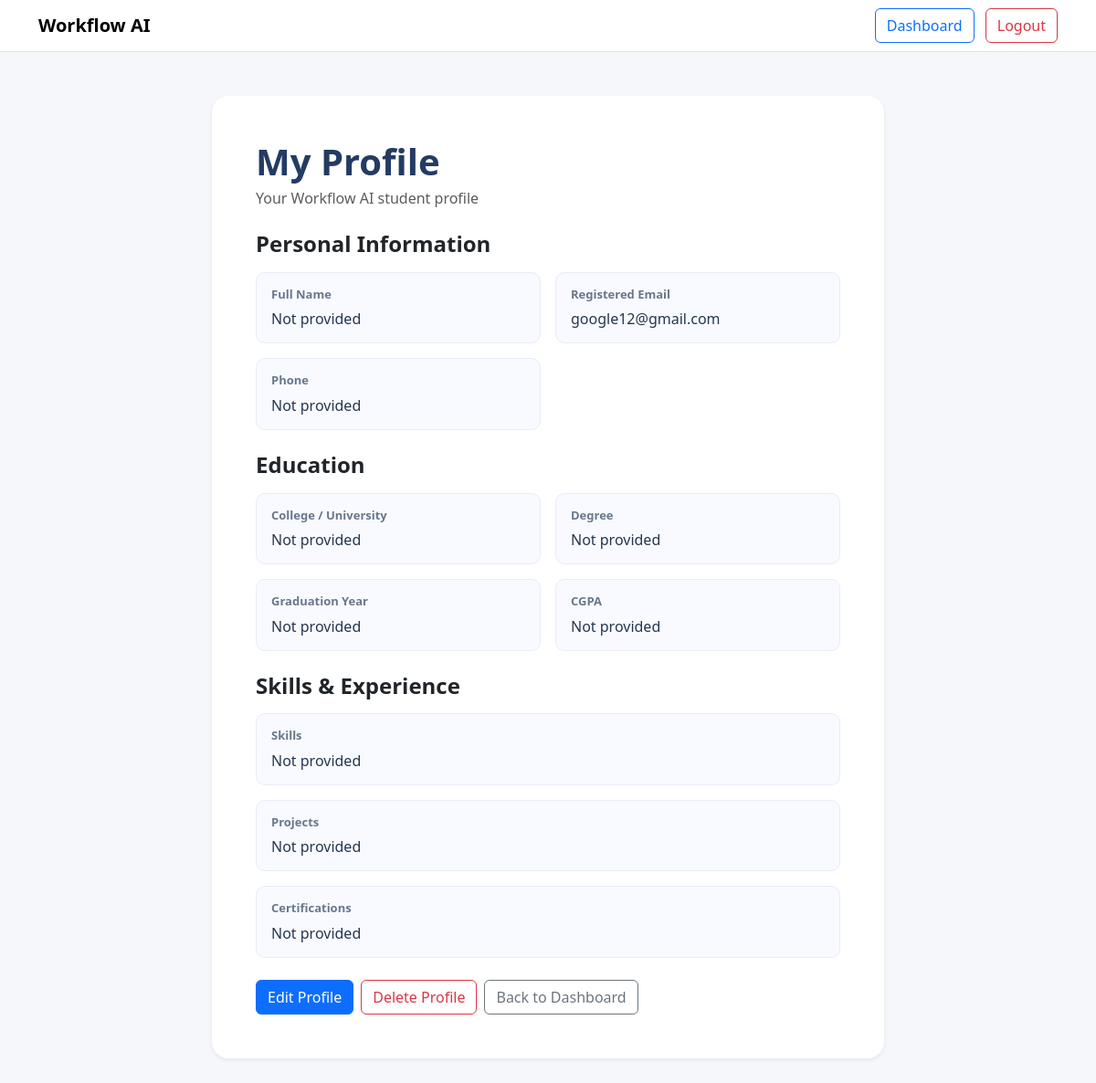
The app's page /accounts/student/profile/view/ (signed in) with its own data.
### accounts/models.py (models this page shows, shortened)
class StudentProfile(models.Model):
    user = models.OneToOneField(
        User,
        on_delete=models.CASCADE
    )
    full_name = models.CharField(max_length=100, blank=True)
    phone = models.CharField(max_length=15, blank=True)
    college = models.CharField(max_length=150, blank=True)
    degree = models.CharField(max_length=100, blank=True)
    graduation_year = models.PositiveIntegerField(
        null=True,
        blank=True
    )
    cgpa = models.DecimalField(
        max_digits=4,
        decimal_places=2,
        null=True,
        blank=True
    )
    skills = models.TextField(blank=True)
    projects = models.TextField(blank=True)
    certifications = models.TextField(blank=True)

### accounts/views.py (the view)
# urls.py: path('student/profile/view/', views.student_profile_view, name='student_profile_view'),
@login_required
def student_profile_view(request):
    profile, created = StudentProfile.objects.get_or_create(
        user=request.user
    )
    return render(
        request,
        'accounts/student_profile_view.html',
        {
            'profile': profile,
            'email': request.user.email,
        }
    )

### accounts/context_processors.py (called while the page is built)
def notification_count(request):
    unread_count = 0
    if request.user.is_authenticated:
        unread_count = request.user.notifications.filter(
            is_read=False
        ).count()
    return {
        'notifications_unread_count': unread_count
    }

### accounts/templates/accounts/student_profile_view.html (shortened to what this page needs)
<!DOCTYPE html>
<html lang="en">
<head>
    <link
        href="https://cdn.jsdelivr.net/npm/bootstrap@5.3.3/dist/css/bootstrap.min.css"
        rel="stylesheet"
    >
</head>
<body>
<nav class="navbar navbar-expand-lg bg-white border-bottom">
    <div class="container">
        <a class="navbar-brand fw-bold" href="/">
            Workflow AI
        </a>
        <div>
            <a
                href="/student/dashboard/"
                class="btn btn-outline-primary me-2"
            >
                Dashboard
            </a>
            <a
                href="/accounts/logout/"
                class="btn btn-outline-danger"
            >
                Logout
            </a>
        </div>
    </div>
</nav>
<div class="container py-5">
    <div class="row justify-content-center">
        <div class="col-lg-8">
            <div class="card profile-card shadow-sm">
                <div class="card-body p-4 p-md-5">
                    <h1 class="fw-bold profile-heading mb-1">
                        My Profile
                    </h1>
                    <p class="text-muted mb-4">
                        Your Workflow AI student profile
                    </p>
                    <h4 class="fw-bold mb-3">
                        Personal Information
                    </h4>
                    <div class="row g-3 mb-4">
                        <div class="col-md-6">
                            <div class="info-box">
                                <div class="info-label">Full Name</div>
                                <p class="info-value">
                                    {{ profile.full_name|default:"Not provided" }}
                                </p>
                            </div>
                        </div>
                        <div class="col-md-6">
                            <div class="info-box">
                                <div class="info-label">Registered Email</div>
                                <p class="info-value">
                                    {{ email|default:"Not provided" }}
                                </p>
                            </div>
                        </div>
                        <div class="col-md-6">
                            <div class="info-box">
                                <div class="info-label">Phone</div>
                                <p class="info-value">
                                    {{ profile.phone|default:"Not provided" }}
                                </p>
                            </div>
                        </div>
                    </div>
                    <h4 class="fw-bold mb-3">
                        Education
                    </h4>
                    <div class="row g-3 mb-4">
                        <div class="col-md-6">
                            <div class="info-box">
                                <div class="info-label">
                                    College / University
                                </div>
                                <p class="info-value">
                                    {{ profile.college|default:"Not provided" }}
                                </p>
                            </div>
                        </div>
                        <div class="col-md-6">
                            <div class="info-box">
                                <div class="info-label">Degree</div>
                                <p class="info-value">
                                    {{ profile.degree|default:"Not provided" }}
                                </p>
                            </div>
                        </div>
                        <div class="col-md-6">
                            <div class="info-box">
                                <div class="info-label">Graduation Year</div>
                                <p class="info-value">
                                    {{ profile.graduation_year|default:"Not provided" }}
                                </p>
                            </div>
                        </div>
                        <div class="col-md-6">
                            <div class="info-box">
                                <div class="info-label">CGPA</div>
                                <p class="info-value">
                                    {{ profile.cgpa|default:"Not provided" }}
                                </p>
                            </div>
                        </div>
                    </div>
                    <h4 class="fw-bold mb-3">
                        Skills & Experience
                    </h4>
                    <div class="info-box mb-3">
                        <div class="info-label">Skills</div>
                        <p class="info-value">
                            {{ profile.skills|default:"Not provided"|linebreaksbr }}
                        </p>
                    </div>
                    <div class="info-box mb-3">
                        <div class="info-label">Projects</div>
                        <p class="info-value">
                            {{ profile.projects|default:"Not provided"|linebreaksbr }}
                        </p>
                    </div>
                    <div class="info-box mb-4">
                        <div class="info-label">Certifications</div>
                        <p class="info-value">
                            {{ profile.certifications|default:"Not provided"|linebreaksbr }}
                        </p>
                    </div>
                    <div class="d-flex flex-wrap gap-2">
                        <a
                            href="/accounts/student/profile/"
                            class="btn btn-primary"
                        >
                            Edit Profile
                        </a>
                        <a
                            href="/accounts/student/profile/delete/"
                            class="btn btn-outline-danger"
                        >
                            Delete Profile
                        </a>
                        <a
                            href="/student/dashboard/"
                            class="btn btn-outline-secondary"
                        >
                            Back to Dashboard
                        </a>
                    </div>
                </div>
            </div>
        </div>
    </div>
</div>
</body>
</html>

### accounts/templates/accounts/student_profile_view.html (style rules this page uses)
body { background: #f5f7fb; }
.profile-card { border: none; border-radius: 18px; }
.profile-heading { color: #243b63; }
.info-box { background: #f8faff; border: 1px solid #e7edf7; border-radius: 10px; padding: 14px 16px; height: 100%; }
.info-label { font-size: 13px; font-weight: 600; color: #68778d; margin-bottom: 5px; }
.info-value { color: #263750; margin-bottom: 0; overflow-wrap: anywhere; }

### records on screen
StudentProfile: full_name "Not provided", phone "Not provided", college "Not provided", degree "Not provided", graduation_year "Not provided", cgpa "Not provided", skills "Not provided", projects "Not provided", certifications "Not provided"

### other values on screen
{{ email|default:"Not provided" }} "google12@gmail.com"
